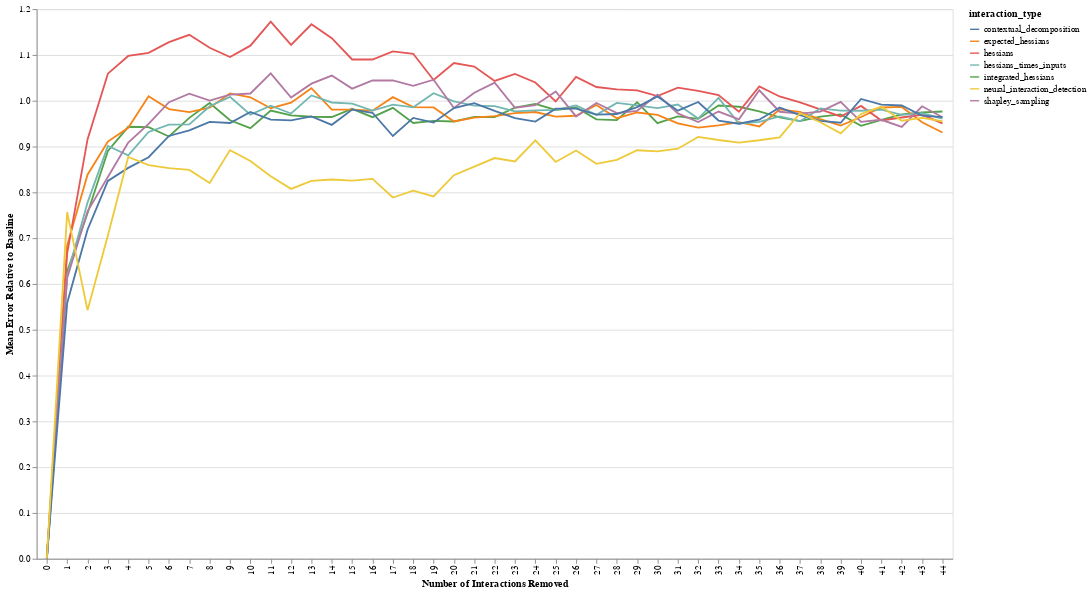

The code cell stored with this chart in its notebook:
### Code cell
line = alt.Chart(df_total, width=1000, height=600).mark_line().encode(
    x=alt.X('num_interactions_removed:O', title='Number of Interactions Removed'),
    y=alt.Y('mean_perf:Q', title='Mean Error Relative to Baseline', scale=alt.Scale(zero=False)),
    color=alt.Color('interaction_type:N')
)
band = alt.Chart(df_total).transform_calculate(
    ymin="datum.mean_perf - datum.sd_perf",
    ymax="datum.mean_perf + datum.sd_perf"
).mark_errorbar().encode(
    x=alt.X('num_interactions_removed:O'),
    y="ymin:Q",
    y2="ymax:Q",
    color=alt.Color('interaction_type:N')
)
line

### Figure 1 — Vega-Lite specification as saved in the notebook (floating-point values rounded to 4 significant figures; data arrays with more than 128 entries replaced by an {"elided": "..."} marker saying what was removed)
{"config": {"view": {"continuousWidth": 400, "continuousHeight": 300}}, "data": {"name": "data-2ea43f5d724961ec7ae45f6e7afb5ffb"}, "mark": "line", "encoding": {"color": {"type": "nominal", "field": "interaction_type"}, "x": {"type": "ordinal", "field": "num_interactions_removed", "title": "Number of Interactions Removed"}, "y": {"type": "quantitative", "field": "mean_perf", "scale": {"zero": false}, "title": "Mean Error Relative to Baseline"}}, "height": 600, "width": 1000, "$schema": "https://vega.github.io/schema/vega-lite/v4.0.2.json", "datasets": {"data-2ea43f5d724961ec7ae45f6e7afb5ffb": {"elided": "315 records"}}}
